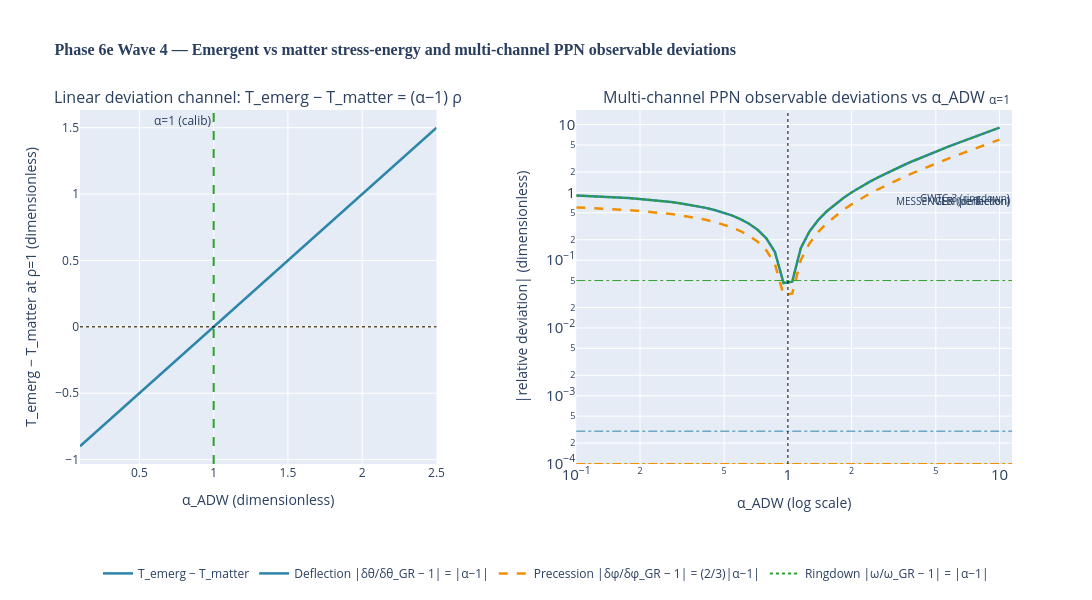

Write notebook code for a chart like this one.
### Markdown cell above
## 8. Figure: T_emerg vs matter + multi-channel observables

### Code cell
from src.core.visualizations import fig_T_emerg_vs_matter
fig = fig_T_emerg_vs_matter()
fig.show()

### Figure 1 — Plotly figure (JSON) as saved in the notebook; plotly's stock layout.template omitted (floating-point values rounded to 4 significant figures)
{"data": [{"hovertemplate": "α=%{x:.2f}<br>Δ=%{y:.3f}<extra></extra>", "line": {"color": "#2E86AB", "width": 2.5}, "mode": "lines", "name": "T_emerg − T_matter", "type": "scatter", "x": [0.1, 0.1304, 0.1608, 0.1911, 0.2215, 0.2519, 0.2823, 0.3127, 0.343, 0.3734, 0.4038, 0.4342, 0.4646, 0.4949, 0.5253, 0.5557, 0.5861, 0.6165, 0.6468, 0.6772, 0.7076, 0.738, 0.7684, 0.7987, 0.8291, 0.8595, 0.8899, 0.9203, 0.9506, 0.981, 1.011, 1.042, 1.072, 1.103, 1.133, 1.163, 1.194, 1.224, 1.254, 1.285, 1.315, 1.346, 1.376, 1.406, 1.437, 1.467, 1.497, 1.528, 1.558, 1.589, 1.619, 1.649, 1.68, 1.71, 1.741, 1.771, 1.801, 1.832, 1.862, 1.892, 1.923, 1.953, 1.984, 2.014, 2.044, 2.075, 2.105, 2.135, 2.166, 2.196, 2.227, 2.257, 2.287, 2.318, 2.348, 2.378, 2.409, 2.439, 2.47, 2.5], "xaxis": "x", "y": [-0.9, -0.8696, -0.8392, -0.8089, -0.7785, -0.7481, -0.7177, -0.6873, -0.657, -0.6266, -0.5962, -0.5658, -0.5354, -0.5051, -0.4747, -0.4443, -0.4139, -0.3835, -0.3532, -0.3228, -0.2924, -0.262, -0.2316, -0.2013, -0.1709, -0.1405, -0.1101, -0.07975, -0.04937, -0.01899, 0.01139, 0.04177, 0.07215, 0.1025, 0.1329, 0.1633, 0.1937, 0.2241, 0.2544, 0.2848, 0.3152, 0.3456, 0.3759, 0.4063, 0.4367, 0.4671, 0.4975, 0.5278, 0.5582, 0.5886, 0.619, 0.6494, 0.6797, 0.7101, 0.7405, 0.7709, 0.8013, 0.8316, 0.862, 0.8924, 0.9228, 0.9532, 0.9835, 1.014, 1.044, 1.075, 1.105, 1.135, 1.166, 1.196, 1.227, 1.257, 1.287, 1.318, 1.348, 1.378, 1.409, 1.439, 1.47, 1.5], "yaxis": "y"}, {"hovertemplate": "α=%{x:.2f}<br>|dev|=%{y:.3e}<extra></extra>", "line": {"color": "#2E86AB", "width": 2.5}, "mode": "lines", "name": "Deflection |δθ/δθ_GR − 1| = |α−1|", "type": "scatter", "x": [0.1, 0.1099, 0.1207, 0.1326, 0.1456, 0.16, 0.1758, 0.1931, 0.2121, 0.233, 0.256, 0.2812, 0.3089, 0.3393, 0.3728, 0.4095, 0.4498, 0.4942, 0.5429, 0.5964, 0.6551, 0.7197, 0.7906, 0.8685, 0.9541, 1.048, 1.151, 1.265, 1.389, 1.526, 1.677, 1.842, 2.024, 2.223, 2.442, 2.683, 2.947, 3.237, 3.556, 3.907, 4.292, 4.715, 5.179, 5.69, 6.251, 6.866, 7.543, 8.286, 9.103, 10.0], "xaxis": "x2", "y": [0.9, 0.8901, 0.8793, 0.8674, 0.8544, 0.84, 0.8242, 0.8069, 0.7879, 0.767, 0.744, 0.7188, 0.6911, 0.6607, 0.6272, 0.5905, 0.5502, 0.5058, 0.4571, 0.4036, 0.3449, 0.2803, 0.2094, 0.1315, 0.0459, 0.04811, 0.1514, 0.2649, 0.3895, 0.5264, 0.6768, 0.8421, 1.024, 1.223, 1.442, 1.683, 1.947, 2.237, 2.556, 2.907, 3.292, 3.715, 4.179, 4.69, 5.251, 5.866, 6.543, 7.286, 8.103, 9.0], "yaxis": "y2"}, {"hovertemplate": "α=%{x:.2f}<br>|dev|=%{y:.3e}<extra></extra>", "line": {"color": "#F18F01", "dash": "dash", "width": 2.5}, "mode": "lines", "name": "Precession |δφ/δφ_GR − 1| = (2/3)|α−1|", "type": "scatter", "x": [0.1, 0.1099, 0.1207, 0.1326, 0.1456, 0.16, 0.1758, 0.1931, 0.2121, 0.233, 0.256, 0.2812, 0.3089, 0.3393, 0.3728, 0.4095, 0.4498, 0.4942, 0.5429, 0.5964, 0.6551, 0.7197, 0.7906, 0.8685, 0.9541, 1.048, 1.151, 1.265, 1.389, 1.526, 1.677, 1.842, 2.024, 2.223, 2.442, 2.683, 2.947, 3.237, 3.556, 3.907, 4.292, 4.715, 5.179, 5.69, 6.251, 6.866, 7.543, 8.286, 9.103, 10.0], "xaxis": "x2", "y": [0.6, 0.5934, 0.5862, 0.5783, 0.5696, 0.56, 0.5495, 0.538, 0.5253, 0.5113, 0.496, 0.4792, 0.4607, 0.4405, 0.4182, 0.3937, 0.3668, 0.3372, 0.3048, 0.2691, 0.2299, 0.1869, 0.1396, 0.08766, 0.0306, 0.03208, 0.1009, 0.1766, 0.2597, 0.3509, 0.4512, 0.5614, 0.6824, 0.8153, 0.9614, 1.122, 1.298, 1.492, 1.704, 1.938, 2.195, 2.477, 2.786, 3.127, 3.5, 3.911, 4.362, 4.858, 5.402, 6.0], "yaxis": "y2"}, {"hovertemplate": "α=%{x:.2f}<br>|dev|=%{y:.3e}<extra></extra>", "line": {"color": "#2ca02c", "dash": "dot", "width": 2}, "mode": "lines", "name": "Ringdown |ω/ω_GR − 1| = |α−1|", "type": "scatter", "x": [0.1, 0.1099, 0.1207, 0.1326, 0.1456, 0.16, 0.1758, 0.1931, 0.2121, 0.233, 0.256, 0.2812, 0.3089, 0.3393, 0.3728, 0.4095, 0.4498, 0.4942, 0.5429, 0.5964, 0.6551, 0.7197, 0.7906, 0.8685, 0.9541, 1.048, 1.151, 1.265, 1.389, 1.526, 1.677, 1.842, 2.024, 2.223, 2.442, 2.683, 2.947, 3.237, 3.556, 3.907, 4.292, 4.715, 5.179, 5.69, 6.251, 6.866, 7.543, 8.286, 9.103, 10.0], "xaxis": "x2", "y": [0.9, 0.8901, 0.8793, 0.8674, 0.8544, 0.84, 0.8242, 0.8069, 0.7879, 0.767, 0.744, 0.7188, 0.6911, 0.6607, 0.6272, 0.5905, 0.5502, 0.5058, 0.4571, 0.4036, 0.3449, 0.2803, 0.2094, 0.1315, 0.0459, 0.04811, 0.1514, 0.2649, 0.3895, 0.5264, 0.6768, 0.8421, 1.024, 1.223, 1.442, 1.683, 1.947, 2.237, 2.556, 2.907, 3.292, 3.715, 4.179, 4.69, 5.251, 5.866, 6.543, 7.286, 8.103, 9.0], "yaxis": "y2"}], "layout": {"annotations": [{"font": {"size": 16}, "showarrow": false, "text": "Linear deviation channel: T_emerg − T_matter = (α−1) ρ", "x": 0.1913, "xanchor": "center", "xref": "paper", "y": 1.0, "yanchor": "bottom", "yref": "paper"}, {"font": {"size": 16}, "showarrow": false, "text": "Multi-channel PPN observable deviations vs α_ADW", "x": 0.7662, "xanchor": "center", "xref": "paper", "y": 1.0, "yanchor": "bottom", "yref": "paper"}, {"showarrow": false, "text": "α=1 (calib)", "x": 1.0, "xanchor": "right", "xref": "x", "y": 1, "yanchor": "top", "yref": "y domain"}, {"font": {"size": 10}, "showarrow": false, "text": "VLBI (deflection)", "x": 1, "xanchor": "right", "xref": "x2 domain", "y": 0.0003, "yanchor": "top", "yref": "y2"}, {"font": {"size": 10}, "showarrow": false, "text": "MESSENGER (perihelion)", "x": 1, "xanchor": "right", "xref": "x2 domain", "y": 0.0001, "yanchor": "top", "yref": "y2"}, {"font": {"size": 10}, "showarrow": false, "text": "GWTC-3 (ringdown)", "x": 1, "xanchor": "right", "xref": "x2 domain", "y": 0.05, "yanchor": "top", "yref": "y2"}, {"showarrow": false, "text": "α=1", "x": 1.0, "xanchor": "center", "xref": "x2", "y": 1, "yanchor": "bottom", "yref": "y2 domain"}], "height": 600, "legend": {"orientation": "h", "x": 0.5, "xanchor": "center", "y": -0.35, "yanchor": "bottom"}, "margin": {"b": 120, "t": 110}, "shapes": [{"fillcolor": "#F18F01", "line": {"width": 0}, "opacity": 0.2, "type": "rect", "x0": 0, "x1": 1, "xref": "x domain", "y0": -0.005, "y1": 0.005, "yref": "y"}, {"line": {"color": "black", "dash": "dot", "width": 1}, "type": "line", "x0": 0, "x1": 1, "xref": "x domain", "y0": 0, "y1": 0, "yref": "y"}, {"line": {"color": "#2ca02c", "dash": "dash", "width": 2}, "type": "line", "x0": 1.0, "x1": 1.0, "xref": "x", "y0": 0, "y1": 1, "yref": "y domain"}, {"line": {"color": "#2E86AB", "dash": "dashdot", "width": 1}, "type": "line", "x0": 0, "x1": 1, "xref": "x2 domain", "y0": 0.0003, "y1": 0.0003, "yref": "y2"}, {"line": {"color": "#F18F01", "dash": "dashdot", "width": 1}, "type": "line", "x0": 0, "x1": 1, "xref": "x2 domain", "y0": 0.0001, "y1": 0.0001, "yref": "y2"}, {"line": {"color": "#2ca02c", "dash": "dashdot", "width": 1}, "type": "line", "x0": 0, "x1": 1, "xref": "x2 domain", "y0": 0.05, "y1": 0.05, "yref": "y2"}, {"line": {"color": "black", "dash": "dot", "width": 1}, "type": "line", "x0": 1.0, "x1": 1.0, "xref": "x2", "y0": 0, "y1": 1, "yref": "y2 domain"}], "showlegend": true, "title": {"font": {"family": "CMU Serif, Computer Modern, Times New Roman, serif", "size": 16}, "text": "<b>Phase 6e Wave 4 — Emergent vs matter stress-energy and multi-channel PPN observable deviations</b>"}, "width": 1400, "xaxis": {"anchor": "y", "domain": [0.0, 0.3825], "title": {"text": "α_ADW (dimensionless)"}}, "xaxis2": {"anchor": "y2", "domain": [0.5325, 1.0], "exponentformat": "power", "title": {"text": "α_ADW (log scale)"}, "type": "log"}, "yaxis": {"anchor": "x", "domain": [0.0, 1.0], "title": {"text": "T_emerg − T_matter at ρ=1 (dimensionless)"}}, "yaxis2": {"anchor": "x2", "domain": [0.0, 1.0], "exponentformat": "power", "title": {"text": "|relative deviation| (dimensionless)"}, "type": "log"}}}
